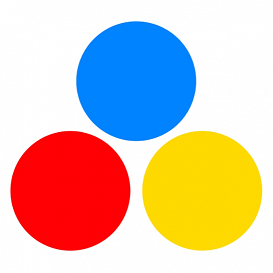
#> input picture Investigacion/img/imagen-colores.png, 273 x 273 px
$ python O.py
#> lines starting #> are read from the running program, lines starting #| are printed output that depends on the picture
import cv2

img = cv2.imread('img/imagen-colores.png', 0)
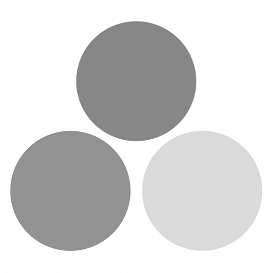
#> img: shape (273, 273); min 123, max 255, mean 214.4

cv2.imshow('Image', img)
cv2.waitKey(0)
cv2.destroyAllWindows()
